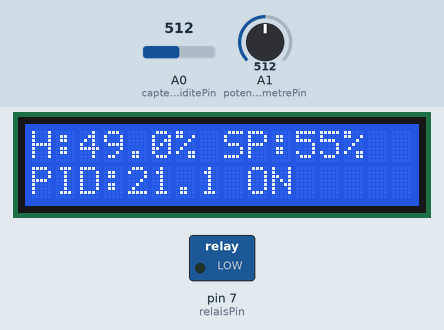
A sketch run on a simulated Arduino Uno, built with avr-gcc and run on an emulated ATmega328P. Shown: 16×2 character LCD, switched loads named in the sketch (green lamp = pin HIGH). The inputs (shaded band) are chosen by the test bench; at power-on: A0 (capteurHumiditePin) = 512, A1 (potentiometrePin) = 512.

Above: at 3.2 s.
3.3 s: A0 (capteurHumiditePin) set to 478
At 3.75 s:
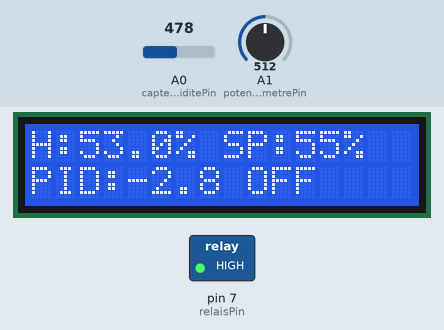
6.0 s: A1 (potentiometrePin) set to 542
At 6.2 s:
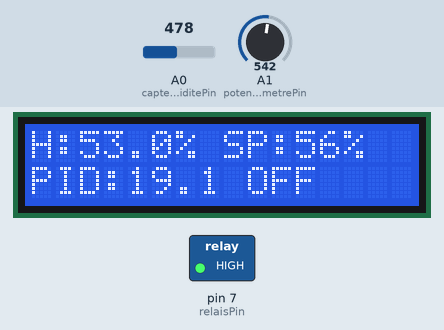
7.5 s: A1 (potentiometrePin) set to 569
At 7.72 s:
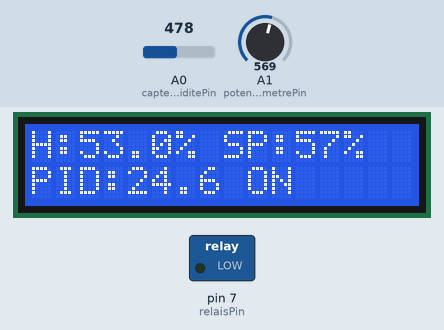
9.0 s: A0 (capteurHumiditePin) set to 1023
At 10.7 s:
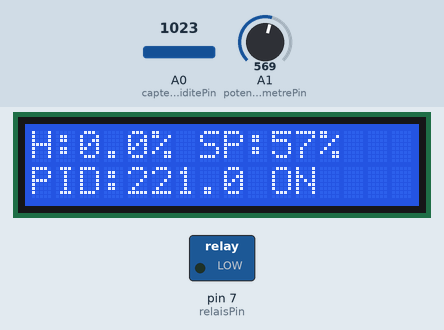
10.9 s: A1 (potentiometrePin) set to 511
At 12.3 s:
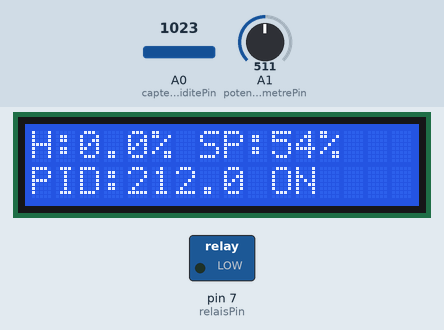
12.7 s: A0 (capteurHumiditePin) set to 900
At 13.7 s:
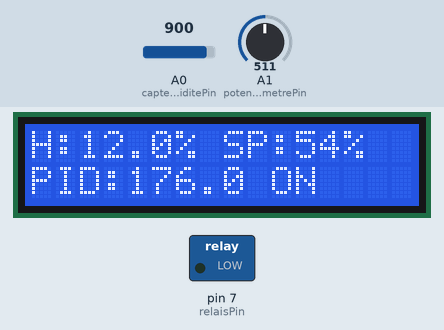
Timing chart, 0 to 15.5 s (numbered marks = the images above; inputs shaded):
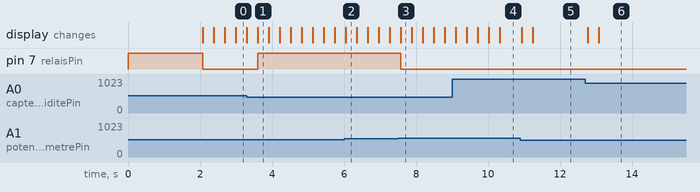

Measured:
- the behaviour switches between 492 and 491 on A0 (capteurHumiditePin) (found by bisection; images 0 and 1)
- the behaviour switches between 552 and 553 on A1 (potentiometrePin) (found by bisection; images 2 and 3)
- after the input at 3.3 s, pin 7 (relaisPin): LOW → HIGH after 0.30 s; the display: changes after 0.30 s (image 1)
- after the input at 7.5 s, pin 7 (relaisPin): HIGH → LOW after 0.07 s; the display: changes after 0.08 s (image 3)
- after the input at 10.9 s, the display: first changes at once (image 5 shows a later state)
- after the input at 12.7 s, the display: first changes after 0.07 s (image 6 shows a later state)

The sketch:

control_pid_humidite.ino
```cpp
#include <LiquidCrystal.h>

// ========== PINS ==========
const int capteurHumiditePin = A0;
const int potentiometrePin = A1;
const int relaisPin = 7;

LiquidCrystal lcd(12, 11, 5, 4, 3, 2);

// ========== VARIABLES PID ==========
float Kp = 3.0;
float Ki = 0.5;
float Kd = 1.0;

float setpoint = 50.0;
float humiditeActuelle = 0;
float erreur = 0;
float erreurPrecedente = 0;
float integrale = 0;
float derivee = 0;
float sortiePID = 0;

unsigned long dernierTemps = 0;
float dt = 0;

const float integraleMax = 100.0;
const float integraleMin = -100.0;

// ========== SETUP ==========
void setup() {
  pinMode(relaisPin, OUTPUT);
  digitalWrite(relaisPin, HIGH);

  lcd.begin(16, 2);
  lcd.clear();

  lcd.setCursor(0, 0);
  lcd.print("Systeme PID");
  lcd.setCursor(0, 1);
  lcd.print("Demarrage...");
  delay(2000);

  lcd.clear();
  dernierTemps = millis();
}

// ========== LOOP ==========
void loop() {

  // ===== 1. LECTURE CAPTEUR =====
  int valeurCapteur = analogRead(capteurHumiditePin);
  humiditeActuelle = map(valeurCapteur, 1023, 0, 0, 100);
  humiditeActuelle = constrain(humiditeActuelle, 0, 100);

  // ===== 2. LECTURE POTENTIOMÈTRE =====
  int valeurPot = analogRead(potentiometrePin);
  setpoint = map(valeurPot, 0, 1023, 30, 80);

  // ===== 3. CALCUL TEMPS =====
  unsigned long maintenant = millis();
  dt = (maintenant - dernierTemps) / 1000.0;
  if (dt <= 0) dt = 0.1;
  dernierTemps = maintenant;

  // ===== 4. CALCUL PID =====
  erreur = setpoint - humiditeActuelle;

  float proportionnel = Kp * erreur;

  integrale += erreur * dt;
  integrale = constrain(integrale, integraleMin, integraleMax);
  float integral = Ki * integrale;

  derivee = (erreur - erreurPrecedente) / dt;
  float derivatif = Kd * derivee;

  sortiePID = proportionnel + integral + derivatif;
  erreurPrecedente = erreur;

  // ===== 5. COMMANDE RELAIS =====
  if (sortiePID > 0 && humiditeActuelle < setpoint - 3) {
    digitalWrite(relaisPin, LOW);
  } else {
    digitalWrite(relaisPin, HIGH);
  }

  // ===== 6. AFFICHAGE LCD (STABLE) =====

  // Ligne 1 : Humidité + Setpoint
  lcd.setCursor(0, 0);
  lcd.print("H:");
  lcd.print(humiditeActuelle, 1);
  lcd.print("% SP:");
  lcd.print((int)setpoint);
  lcd.print("%   ");

  // Ligne 2 : PID + état
  lcd.setCursor(0, 1);
  lcd.print("PID:");
  lcd.print(sortiePID, 1);

  if (digitalRead(relaisPin) == LOW) {
    lcd.print(" ON ");
  } else {
    lcd.print(" OFF");
  }
  lcd.print("   ");

  delay(300);
}
```
